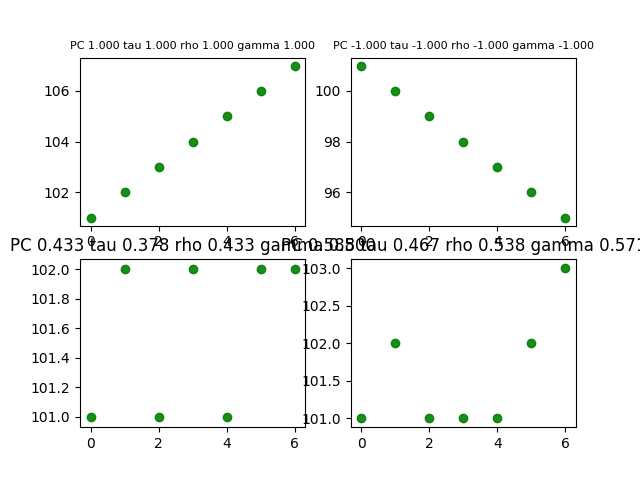

Generate this figure with Python:
################################################################################################
#	name:	correlationexamples-00.py
#	desc:	Correlations 
#	date:	2018-07-14
#	Author:	conquistadorjd
#   remark : goodman_kruskal_gamma formula taken from https://github.com/shilad/context-sensitive-sr/blob/master/SRSurvey/src/python/correlation.py
################################################################################################
from matplotlib import pyplot as plt
import numpy as np
from scipy import stats
from itertools import combinations, permutations

def goodman_kruskal_gamma(m, n):
    """ 
    compute the Goodman and Kruskal gamma rank correlation coefficient; 
    this statistic ignores ties is unsuitable when the number of ties in the
    data is high. it's also slow. 
    >>> x = [2, 8, 5, 4, 2, 6, 1, 4, 5, 7, 4]
    >>> y = [3, 9, 4, 3, 1, 7, 2, 5, 6, 8, 3]
    >>> goodman_kruskal_gamma(x, y)
    0.9166666666666666
    """
    num = 0
    den = 0
    for (i, j) in permutations(range(len(m)), 2):
        m_dir = m[i] - m[j]
        n_dir = n[i] - n[j]
        sign = m_dir * n_dir
        if sign > 0:
            num += 1
            den += 1
        elif sign < 0:
            num -= 1
            den += 1
    return num / float(den)

print('*** Program Started ***')

# x=[1,2,3,4,5]

y1=[101,102,103,104,105,106,107]
y2=[101,100,99,98,97,96,95]
y3=[101,102,101,102,101,102,102]
y4=[101,102,101,101,101,102,103]
# y3=y2
# y4=y1
x=np.arange(len(y1))

pc = stats.pearsonr(x,y1)
tau = stats.kendalltau(x,y1)
rho = stats.spearmanr(x,y1)
gamma = goodman_kruskal_gamma(x,y1)
ax1 = plt.subplot(221)
plt.scatter(x,y1,s=None, marker='o',color='g',edgecolors='g',alpha=0.9,label="Jagur")
# plt.xlabel('Sample x Axis')  
# plt.ylabel('Sample y Axis')  
# plt.legend(loc=2)
# plt.grid(color='black', linestyle='-', linewidth=0.5)
plt.title('PC '+ "{:.3f}".format(pc[0]) + ' tau ' + "{:.3f}".format(tau[0]) + ' rho ' + "{:.3f}".format(rho[0])+ ' gamma ' + "{:.3f}".format(gamma))


pc = stats.pearsonr(x,y2)
tau = stats.kendalltau(x,y2)
rho = stats.spearmanr(x,y2)
gamma = goodman_kruskal_gamma(x,y2)
ax2 = plt.subplot(222)
plt.scatter(x,y2,s=None, marker='o',color='g',edgecolors='g',alpha=0.9,label="Jagur")
# plt.xlabel('Sample x Axis')  
# plt.ylabel('Sample y Axis')  
# plt.legend(loc=2)
# plt.grid(color='black', linestyle='-', linewidth=0.5)
plt.title('PC '+ "{:.3f}".format(pc[0]) + ' tau ' + "{:.3f}".format(tau[0]) + ' rho ' + "{:.3f}".format(rho[0])+ ' gamma ' + "{:.3f}".format(gamma))


pc = stats.pearsonr(x,y3)
tau = stats.kendalltau(x,y3)
rho = stats.spearmanr(x,y3)
gamma = goodman_kruskal_gamma(x,y3)
ax2 = plt.subplot(223)
plt.scatter(x,y3,s=None, marker='o',color='g',edgecolors='g',alpha=0.9,label="Jagur")
# plt.xlabel('Sample x Axis')  
# plt.ylabel('Sample y Axis')  
# plt.legend(loc=2)
# plt.grid(color='black', linestyle='-', linewidth=0.5)
plt.title('PC '+ "{:.3f}".format(pc[0]) + ' tau ' + "{:.3f}".format(tau[0]) + ' rho ' + "{:.3f}".format(rho[0])+ ' gamma ' + "{:.3f}".format(gamma))

pc = stats.pearsonr(x,y4)
tau = stats.kendalltau(x,y4)
rho = stats.spearmanr(x,y4)
gamma = goodman_kruskal_gamma(x,y4)
ax2 = plt.subplot(224)
plt.scatter(x,y4,s=None, marker='o',color='g',edgecolors='g',alpha=0.9,label="Jagur")
# plt.xlabel('Sample x Axis')  
# plt.ylabel('Sample y Axis')  
# plt.legend(loc=2)
# plt.grid(color='black', linestyle='-', linewidth=0.5)
plt.title('PC '+ "{:.3f}".format(pc[0]) + ' tau ' + "{:.3f}".format(tau[0]) + ' rho ' + "{:.3f}".format(rho[0])+ ' gamma ' + "{:.3f}".format(gamma))

# Saving image
plt.savefig('correlationexamples-01.png')

# In case you dont want to save image but just displya it
plt.show()

print('*** Program ended ***')